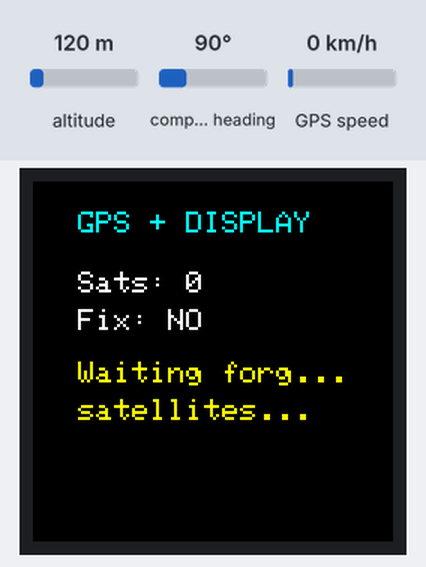
The sketch below on a simulated Seeed XIAO ESP32-S3. Shown: 240×240 colour display. Inputs (shaded band) come from the test bench; at power-on: compass heading 90°, altitude 120 m, GPS speed 0 km/h. The GPS gets a fix after 3 s at 37.7749, -122.4194 with 8 satellites; what the sketch prints to the serial monitor is not drawn.

Above: at 2.4 s.
2.5 s: compass heading set to 269°
At 3.9 s:
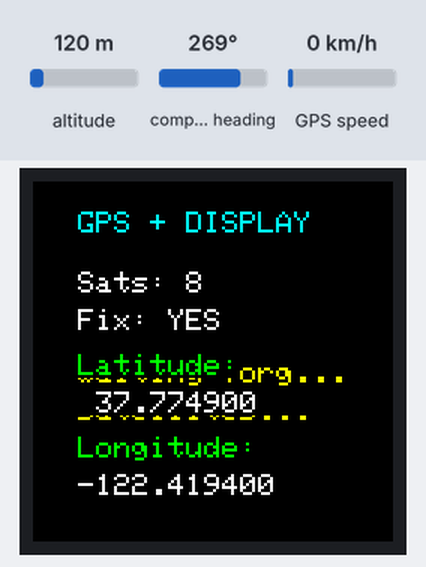
4.7 s: altitude set to 20 m
7.7 s: GPS speed set to 2 km/h
Timing chart, 0 to 10.7 s (numbered marks = the images above; inputs shaded):
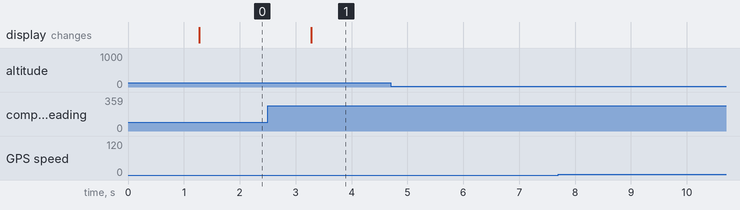

Measured:
- after the input at 4.7 s, every drawn part: stays the same
- after the input at 7.7 s, every drawn part: stays the same

The sketch:

01_display_test.ino
```cpp
#include <SPI.h>
#include <Adafruit_GFX.h>
#include <Adafruit_GC9A01A.h>
#include <TinyGPSPlus.h>

// Display pin definitions for XIAO ESP32S3
#define TFT_SCK   7   // D8 - GPIO7
#define TFT_MOSI  9   // D10 - GPIO9
#define TFT_CS    2   // D1 - GPIO2
#define TFT_DC    3   // D2 - GPIO3
#define TFT_RST  -1   // RST tied to 3.3V

// GPS UART pins (avoid D6/D7 GPIO43/44 - conflict with UART0 on ESP32S3)
#define GPS_RX_PIN 8   // D9 - GPIO8 - connects to GPS TXD
#define GPS_TX_PIN 1   // D0 - GPIO1 - connects to GPS RXD

Adafruit_GC9A01A tft(TFT_CS, TFT_DC, TFT_RST);
TinyGPSPlus gps;

// Track previous values to only redraw on change
double prevLat = 0.0;
double prevLng = 0.0;
int prevSats = -1;
bool prevFix = false;

// GPS diagnostics
bool rawDumpMode = true;  // dump raw NMEA for first 30 seconds
unsigned long startTime = 0;

void drawLabel(const char* text, int y, uint16_t color) {
  tft.setTextColor(color, GC9A01A_BLACK);
  tft.setTextSize(2);
  tft.setCursor(30, y);
  tft.print(text);
}

void drawValue(const char* value, int y) {
  tft.setTextColor(GC9A01A_WHITE, GC9A01A_BLACK);
  tft.setTextSize(2);
  tft.setCursor(30, y);
  // Pad with spaces to clear old text
  char buf[20];
  snprintf(buf, sizeof(buf), "%-16s", value);
  tft.print(buf);
}

void drawDisplay() {
  bool hasFix = gps.location.isValid();
  int sats = gps.satellites.isValid() ? gps.satellites.value() : 0;
  double lat = gps.location.lat();
  double lng = gps.location.lng();

  // Skip redraw if nothing changed
  if (hasFix == prevFix && sats == prevSats && lat == prevLat && lng == prevLng) {
    return;
  }
  prevFix = hasFix;
  prevSats = sats;
  prevLat = lat;
  prevLng = lng;

  // Header
  drawLabel("GPS + DISPLAY", 20, GC9A01A_CYAN);

  // Satellites
  char satBuf[20];
  snprintf(satBuf, sizeof(satBuf), "Sats: %d", sats);
  drawValue(satBuf, 60);

  // Fix status
  if (hasFix) {
    drawValue("Fix: YES", 85);

    // Latitude
    drawLabel("Latitude:", 115, GC9A01A_GREEN);
    char latBuf[20];
    dtostrf(lat, 10, 6, latBuf);
    drawValue(latBuf, 140);

    // Longitude
    drawLabel("Longitude:", 170, GC9A01A_GREEN);
    char lngBuf[20];
    dtostrf(lng, 10, 6, lngBuf);
    drawValue(lngBuf, 195);
  } else {
    drawValue("Fix: NO", 85);
    drawLabel("Waiting for", 120, GC9A01A_YELLOW);
    drawLabel("satellites...", 145, GC9A01A_YELLOW);

    // Clear lat/lng area
    drawValue("", 170);
    drawValue("", 195);
  }
}

void setup() {
  Serial.begin(115200);
  Serial1.begin(9600, SERIAL_8N1, GPS_RX_PIN, GPS_TX_PIN);
  delay(1000);

  Serial.println("GPS + Display Test");
  Serial.println("Raw NMEA output for 30s to diagnose GPS...");
  startTime = millis();

  tft.begin();
  tft.setRotation(0);
  tft.fillScreen(GC9A01A_BLACK);

  drawLabel("GPS + DISPLAY", 20, GC9A01A_CYAN);
  drawLabel("Initializing...", 120, GC9A01A_YELLOW);
}

void loop() {
  // Feed GPS data, optionally dump raw NMEA
  while (Serial1.available()) {
    char c = Serial1.read();
    gps.encode(c);
    // Dump raw NMEA for first 30 seconds to diagnose
    if (rawDumpMode) {
      Serial.write(c);
    }
  }

  // Stop raw dump after 30 seconds
  if (rawDumpMode && millis() - startTime > 30000) {
    rawDumpMode = false;
    Serial.println("\n--- Raw NMEA dump ended ---");
    Serial.printf("Chars processed: %lu\n", gps.charsProcessed());
    Serial.printf("Sentences with fix: %lu\n", gps.sentencesWithFix());
    Serial.printf("Failed checksums: %lu\n", gps.failedChecksum());
    Serial.printf("Passed checksums: %lu\n", gps.passedChecksum());
  }

  // Update display every 500ms
  static unsigned long lastUpdate = 0;
  if (millis() - lastUpdate > 500) {
    lastUpdate = millis();
    drawDisplay();

    // Debug to serial
    if (gps.location.isValid()) {
      Serial.printf("Lat: %.6f  Lng: %.6f  Sats: %d\n",
        gps.location.lat(), gps.location.lng(), gps.satellites.value());
    } else {
      Serial.printf("No fix yet. Sats: %d  Chars: %lu  Pass: %lu  Fail: %lu\n",
        gps.satellites.isValid() ? gps.satellites.value() : 0,
        gps.charsProcessed(),
        gps.passedChecksum(),
        gps.failedChecksum());
    }
  }
}
```
